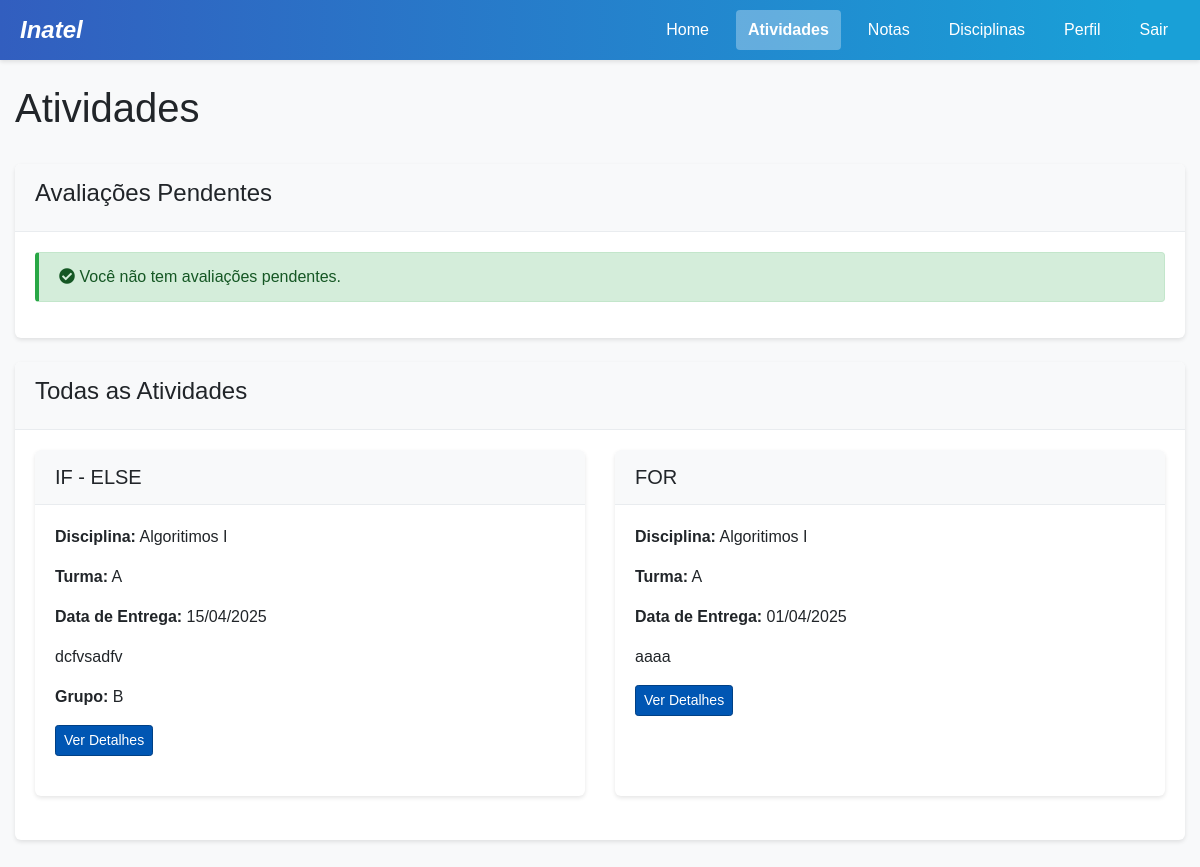
Before: /atividades/ (signed in) with the older database file.
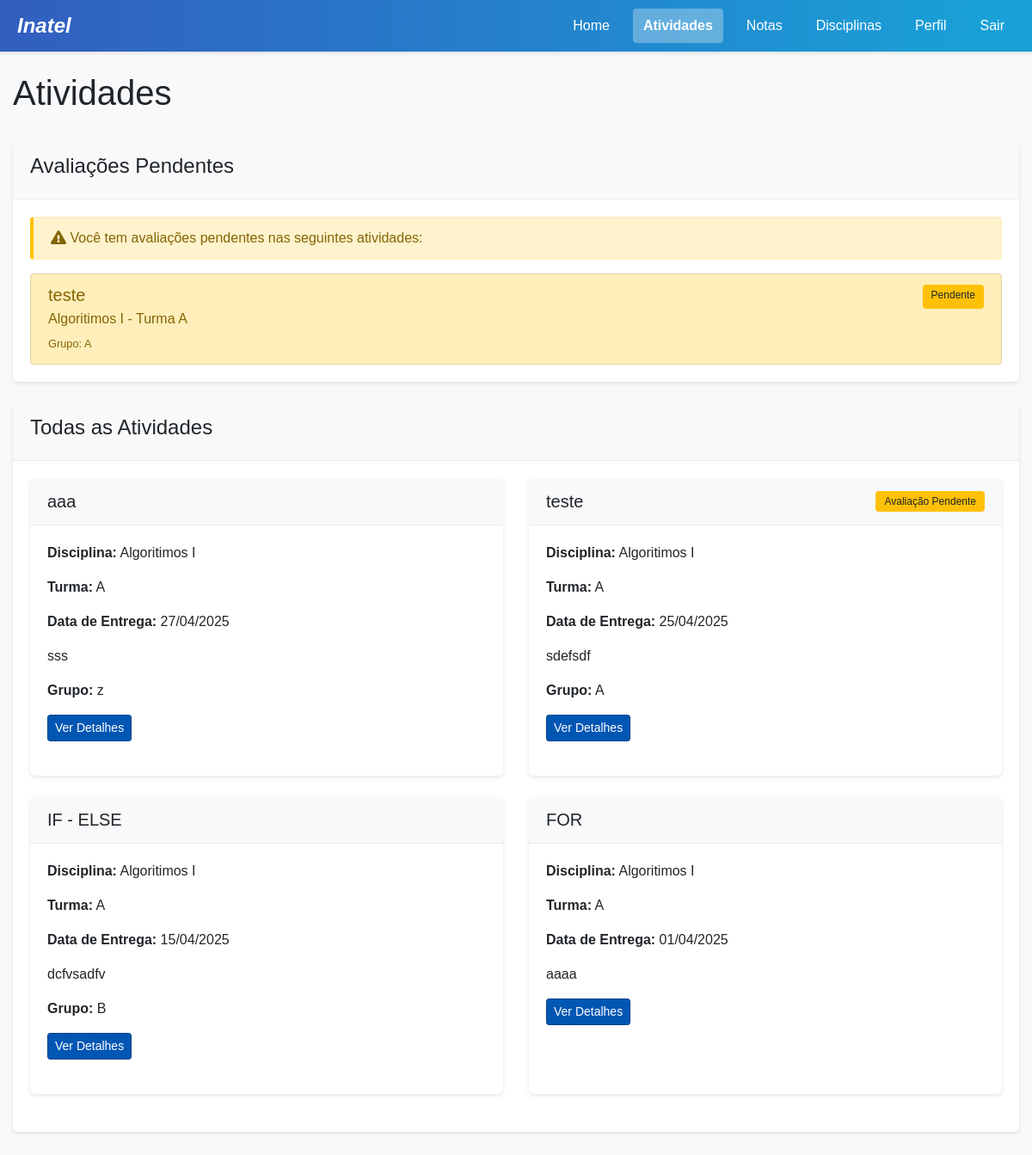
After: the same page with the newer database file.
### project/models.py (models this page shows, shortened)
class Atividade(models.Model):
    id = models.AutoField(primary_key=True)
    titulo = models.CharField(max_length=100)
    descricao = models.TextField()
    dataEntrega = models.DateField()
    turma = models.ForeignKey(Turma, on_delete=models.CASCADE, related_name='atividades')
    competencias = models.ManyToManyField('Competencia', related_name='atividades', blank=True)

class Turma(models.Model):
    id = models.AutoField(primary_key=True)
    codigo = models.CharField(max_length=20)  # e.g. "A", "B", "C"
    disciplina = models.ForeignKey(Disciplina, on_delete=models.CASCADE, related_name='turmas')
    professor = models.ForeignKey(Professor, on_delete=models.CASCADE, related_name='turmas')
    semestre = models.ForeignKey(Semestre, on_delete=models.CASCADE, related_name='turmas')

class Disciplina(models.Model):
    id = models.AutoField(primary_key=True)
    nome = models.CharField(max_length=100)
    codigo = models.CharField(max_length=20)
    curso = models.ForeignKey(Curso, on_delete=models.CASCADE, related_name='disciplinas')

class Grupo(models.Model):
    id = models.AutoField(primary_key=True)
    nome = models.CharField(max_length=100)
    atividade = models.ForeignKey(Atividade, on_delete=models.CASCADE, related_name='grupos')
    alunos = models.ManyToManyField(Aluno, related_name='grupos')

### project/views.py (the view)
    def wrapper(request, *args, **kwargs):
        if 'user_type' not in request.session or 'user_id' not in request.session:
            messages.error(request, "Você precisa estar logado para acessar esta página.")
            return redirect('login')
        user_type = request.session['user_type']
        user_id = request.session['user_id']
        try:
            if user_type == 'aluno':
                Aluno.objects.get(idAluno=user_id)
            elif user_type == 'professor':
                Professor.objects.get(idProfessor=user_id)
            elif user_type == 'coordenador':
                Coordenador.objects.get(id=user_id)
            elif user_type == 'admin':
                from .models import Admin
                Admin.objects.get(id=user_id)
            else:
                messages.error(request, "Tipo de usuário não reconhecido.")
                request.session.flush()
                return redirect('login')
        except Exception:
            messages.error(request, "Sua sessão expirou ou é inválida. Por favor, faça login novamente.")
            request.session.flush()
            return redirect('login')
        return view_func(request, *args, **kwargs)

### project/context_processors.py (called while the page is built)
def user_data(request):
    context = {
        'user_type': request.session.get('user_type'),
        'user_id': request.session.get('user_id'),
        'username': request.session.get('username'),
    }
    if 'user_type' in request.session:
        notificacoes = obter_notificacoes_usuario(request)
        context['notificacoes_nao_lidas'] = notificacoes.filter(lida=False)
        context['notificacoes_count'] = context['notificacoes_nao_lidas'].count()
    return context

### project/utils.py (called while the page is built)
def obter_notificacoes_usuario(request):
    from .models import Notificacao, Aluno, Professor, Coordenador, Admin
    user_type = request.session.get('user_type')
    user_id = request.session.get('user_id')
    if not user_type or not user_id:
        return Notificacao.objects.none()
    if user_type == 'aluno':
        return Notificacao.objects.filter(aluno_id=user_id)
    elif user_type == 'professor':
        return Notificacao.objects.filter(professor_id=user_id)
    elif user_type == 'coordenador':
        return Notificacao.objects.filter(coordenador_id=user_id)
    elif user_type == 'admin':
        return Notificacao.objects.filter(admin_id=user_id)
    return Notificacao.objects.none()

### project/templates/atividades.html (shortened to what the changed rows need)
<!DOCTYPE html>
<html lang="pt-br">
<head>
    {% load static %}
    <link rel="stylesheet" href="https://stackpath.bootstrapcdn.com/bootstrap/4.5.2/css/bootstrap.min.css">
    <link rel="stylesheet" href="{% static 'css/main.css' %}">
    <link rel="stylesheet" href="https://cdnjs.cloudflare.com/ajax/libs/font-awesome/5.15.3/css/all.min.css">
</head>
<body>
    <div class="container mt-4">
        <div class="d-flex justify-content-between align-items-center mb-4">
            <h1>Atividades</h1>
        </div>
        {% if user_type == 'aluno' %}
            <div class="card mb-4">
                <div class="card-body">
                    {% if atividades_pendentes %}
                        <div class="alert alert-warning">
                            <i class="fas fa-exclamation-triangle"></i> Você tem avaliações pendentes nas seguintes atividades:
                        </div>
                        <div class="list-group">
                            {% for atividade in atividades_pendentes %}
                                <a href="{% url 'atividade_detalhe' atividade.id %}" class="list-group-item list-group-item-action list-group-item-warning">
                                    <div class="d-flex w-100 justify-content-between">
                                        <h5 class="mb-1">{{ atividade.titulo }}</h5>
                                        <span class="badge badge-warning">Pendente</span>
                                    </div>
                                    <p class="mb-1">{{ atividade.turma.disciplina.nome }} - Turma {{ atividade.turma.codigo }}</p>
                                    <small>Grupo: {{ atividade.grupo.nome }}</small>
                                </a>
                            {% endfor %}
                        </div>
                    {% else %}
                        <div class="alert alert-success">
                            <i class="fas fa-check-circle"></i> Você não tem avaliações pendentes.
                        </div>
                    {% endif %}
                </div>
            </div>
        {% endif %}
        <div class="card">
            <div class="card-body">
                {% if atividades %}
                    <div class="row">
                        {% for atividade in atividades %}
                            <div class="col-md-6 mb-4">
                                <div class="card h-100">
                                    <div class="card-header d-flex justify-content-between align-items-center">
                                        <h5 class="mb-0">{{ atividade.titulo }}</h5>
                                        {% if user_type == 'aluno' and atividade.grupo and atividade.pendente %}
                                            <span class="badge badge-warning">Avaliação Pendente</span>
                                        {% endif %}
                                    </div>
                                    <div class="card-body">
                                        <p><strong>Disciplina:</strong> {{ atividade.turma.disciplina.nome }}</p>
                                        <p><strong>Turma:</strong> {{ atividade.turma.codigo }}</p>
                                        <p><strong>Data de Entrega:</strong> {{ atividade.dataEntrega|date:"d/m/Y" }}</p>
                                        <p>{{ atividade.descricao|truncatechars:100 }}</p>
                                        {% if user_type == 'aluno' and atividade.grupo %}
                                            <p><strong>Grupo:</strong> {{ atividade.grupo.nome }}</p>
                                        {% endif %}
                                        <a href="{% url 'atividade_detalhe' atividade.id %}" class="btn btn-primary btn-sm">
                                            Ver Detalhes
                                        </a>
                                    </div>
                                </div>
                            </div>
                        {% endfor %}
                    </div>
                {% else %}
                    <div class="alert alert-info">
                        <p>Nenhuma atividade disponível.</p>
                    </div>
                {% endif %}
            </div>
        </div>
    </div>
</body>
</html>

Changed rows visible on the page:
added Atividade: titulo "teste", turma.disciplina.nome "Algoritimos I", turma.codigo "A", grupo.nome "A", shows "Avaliação Pendente", dataEntrega "25/04/2025", descricao "sdefsdf"
added Atividade: titulo "aaa", turma.disciplina.nome "Algoritimos I", turma.codigo "A", dataEntrega "27/04/2025", descricao "sss", grupo.nome "z", shown under "Todas as Atividades"
Other visible differences:
text no longer shown: "Você não tem avaliações pendentes."
text now shown: "Você tem avaliações pendentes nas seguintes atividades:"
